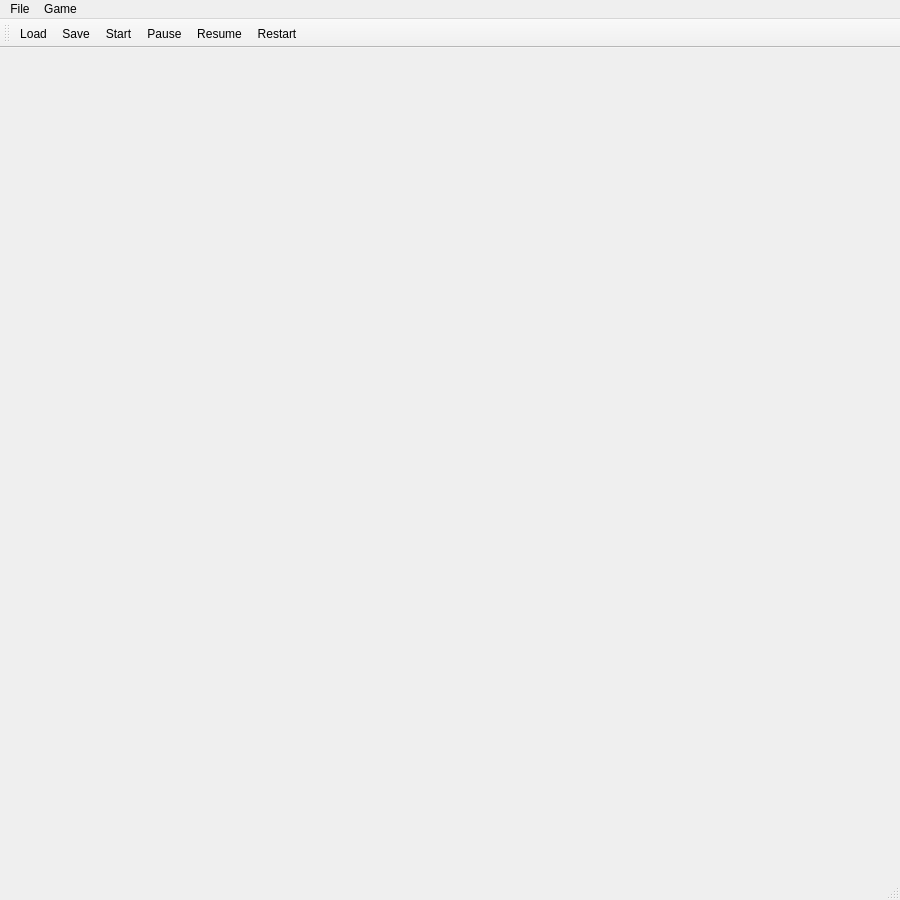
<?xml version="1.0" encoding="UTF-8"?>
<ui version="4.0">
 <class>Window</class>
 <widget class="QMainWindow" name="Window">
  <property name="geometry">
   <rect>
    <x>0</x>
    <y>0</y>
    <width>900</width>
    <height>900</height>
   </rect>
  </property>
  <property name="windowTitle">
   <string>Snake</string>
  </property>
  <widget class="QMenuBar" name="menubar">
   <property name="geometry">
    <rect>
     <x>0</x>
     <y>0</y>
     <width>900</width>
     <height>18</height>
    </rect>
   </property>
   <widget class="QMenu" name="menuFile">
    <property name="title">
     <string>File</string>
    </property>
    <addaction name="load"/>
    <addaction name="save"/>
   </widget>
   <widget class="QMenu" name="menuGame">
    <property name="title">
     <string>Game</string>
    </property>
    <addaction name="start"/>
    <addaction name="pause"/>
    <addaction name="resume"/>
    <addaction name="restart"/>
   </widget>
   <addaction name="menuFile"/>
   <addaction name="menuGame"/>
  </widget>
  <widget class="QStatusBar" name="statusbar"/>
  <widget class="QToolBar" name="toolBar">
   <property name="windowTitle">
    <string>toolBar</string>
   </property>
   <attribute name="toolBarArea">
    <enum>TopToolBarArea</enum>
   </attribute>
   <attribute name="toolBarBreak">
    <bool>false</bool>
   </attribute>
   <addaction name="load"/>
   <addaction name="save"/>
   <addaction name="start"/>
   <addaction name="pause"/>
   <addaction name="resume"/>
   <addaction name="restart"/>
  </widget>
  <action name="load">
   <property name="text">
    <string>Load</string>
   </property>
   <property name="shortcut">
    <string>Ctrl+O</string>
   </property>
  </action>
  <action name="save">
   <property name="text">
    <string>Save</string>
   </property>
   <property name="shortcut">
    <string>Ctrl+S</string>
   </property>
  </action>
  <action name="start">
   <property name="text">
    <string>Start</string>
   </property>
   <property name="shortcut">
    <string>S</string>
   </property>
  </action>
  <action name="pause">
   <property name="text">
    <string>Pause</string>
   </property>
   <property name="shortcut">
    <string>Space</string>
   </property>
  </action>
  <action name="resume">
   <property name="text">
    <string>Resume</string>
   </property>
   <property name="shortcut">
    <string>Space</string>
   </property>
  </action>
  <action name="restart">
   <property name="text">
    <string>Restart</string>
   </property>
   <property name="shortcut">
    <string>R</string>
   </property>
  </action>
 </widget>
 <resources/>
 <connections/>
</ui>
